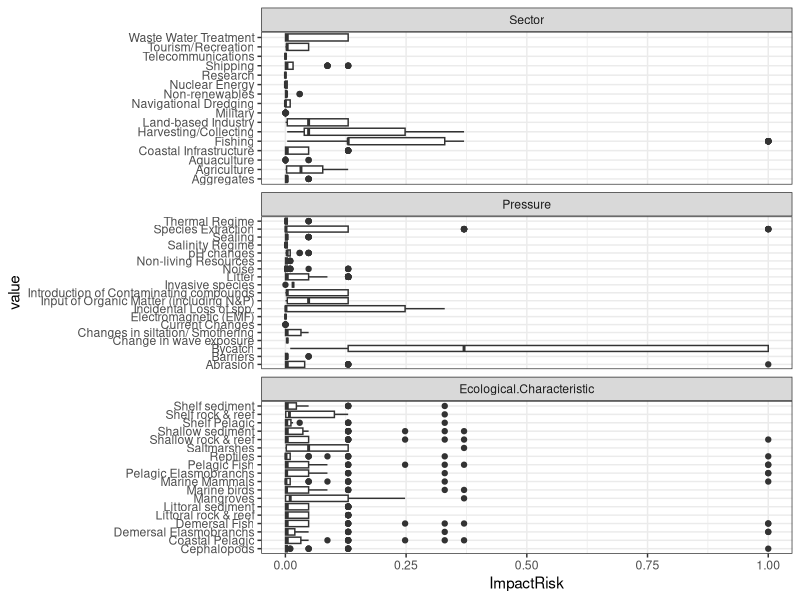

This chart was generated by the following R code: (Note: this script raises an error after producing the figure.)
# Library

rm(list=ls()) #removing previous objects
library(dplyr)
library(reshape2)
library(ggplot2)
library(gridExtra)
library(stringr)



# Make a connection data frame
raw = read.csv("Data/Pressure_Assessment_SBS_V2.csv")

data = raw[!raw$Overlap == "NO", ]

#Remove empty spaces at ecochar string
data$Ecological.Characteristic<-str_trim(data$Ecological.Characteristic, side = c("both"))
unique(data$Ecological.Characteristic)
# Only need the sectors, pressures, eco char and their scores
# data = data[ , c(1:8)]
# add columns with the values asscociated with the clasifactions
# score each rating according to Knight et al 2015
data$Overlap.Score = ifelse(data$Overlap == "W", 1,
                            ifelse(data$Overlap == "L", 0.37, 
                                   ifelse(data$Overlap == "S", 0.03, NA)))

data$Frequency.Score = ifelse(data$Frequency == "P", 1,
                              ifelse(data$Frequency == "C", 0.67, 
                                     ifelse(data$Frequency == "O", 0.33,
                                            ifelse(data$Frequency == "R", 0.08, NA ))))

data$DoI.Score = ifelse(data$DoI == "A" , 1,
                        ifelse(data$DoI == "C", 0.13,
                               ifelse(data$DoI == "L", 0.01, NA)))

# data$Resilience.Score = ifelse(data$Resilience == "L", 0.55,
#                                ifelse(data$Resilience == "M", 0.06, 
#                                       ifelse(data$Resilience == "H", 0.01, NA)))
# 
# data$Persistence.Score = ifelse(data$Persistence == "C", 1,
#                                 ifelse(data$Persistence == "H", 0.55,
#                                        ifelse(data$Persistence == "M", 0.06, 
#                                               ifelse(data$Persistence == "L", 0.01, NA))))



### Calculate Impact Risk, Recovery Lag and Total Risk
data$ImpactRisk = data$Overlap.Score*data$Frequency.Score*data$DoI.Score
data<-data%>%select(Sector, Pressure, Ecological.Characteristic, Overlap, Frequency, DoI, ImpactRisk)

data<-data[complete.cases(data),]

#Set factor levels
data$Overlap<-factor(data$Overlap,levels = c('S','L','W'))
data$Frequency<-factor(data$Frequency,levels = c('R','O','C','P'))
data$DoI<-factor(data$DoI,levels = c('L','C','A'))

data$Sector[data$Sector == "Non-renewable (oil & gas)"] <- "Non-renewable"

#Boxplots ImpactRisk-----------
data.m<-melt(data%>%select(Sector, Pressure, Ecological.Characteristic,ImpactRisk),id=c('ImpactRisk'))

ggplot(data.m,aes(x=value,y=ImpactRisk))+geom_boxplot()+
  facet_wrap(~variable,scales='free_y',nrow=3)+
  coord_flip()+
  theme_bw()

ggsave('figures/risk_boxplots.jpg', width=20,height =30,units = 'cm',dpi=300)

#Grid

ggplot(data,aes(x=Ecological.Characteristic,y=Pressure,fill=Overlap))+geom_tile()+
  facet_wrap(~Sector)+
  theme_bw()+
  scale_fill_brewer(palette = 'Spectral',direction=-1)+
  theme(axis.text.x = element_text(angle = 90, vjust = 0.5, hjust=1),
        legend.position = 'top')
ggsave('figures/overlap_eco_press.jpg', width=25,height = 27,units = 'cm',dpi=300)

ggplot(data,aes(x=Ecological.Characteristic,y=Sector,fill=DoI))+geom_tile()+
  facet_wrap(~Pressure)+
  theme_bw()+
  scale_fill_brewer(palette = 'Spectral',direction=-1)+
  theme(axis.text.x = element_text(angle = 90, vjust = 0.5, hjust=1),
        legend.position = 'top')
ggsave('figures/doi_eco_press.jpg', width=25,height = 27,units = 'cm',dpi=300)
ggsave('figures/doi_eco_sec.jpg', width=25,height = 27,units = 'cm',dpi=300)

ggplot(data,aes(x=Ecological.Characteristic,y=Pressure,fill=Frequency))+geom_tile()+
  facet_wrap(~Sector)+
  theme_bw()+
  scale_fill_brewer(palette = 'Spectral',direction=-1)+
  theme(axis.text.x = element_text(angle = 90, vjust = 0.5, hjust=1),
        legend.position = 'top')
ggsave('figures/frequency_eco_press.jpg', width=25,height = 27,units = 'cm',dpi=300)


ggplot(data,aes(x=Ecological.Characteristic,y=Pressure,fill=ImpactRisk))+geom_tile()+
  facet_wrap(~Sector)+
  theme_bw()+
  scale_fill_distiller(palette = 'Spectral',direction=-1)+
  theme(axis.text.x = element_text(angle = 90, vjust = 0.5, hjust=1),
        legend.position = 'top')
ggsave('figures/ImpactRisk_eco_press.jpg', width=25,height = 27,units = 'cm',dpi=300)


#Grid - Separated Plots--------------
s<-'Test'
data<-data%>%mutate(Sector=str_replace(Sector,'/',' '))
for(s in unique(data$Sector)){
  ggplot(data%>%filter(Sector==sprintf(s,'%s')),aes(x=Ecological.Characteristic,y=Pressure,fill=Overlap))+geom_tile()+
    facet_wrap(~Sector)+
    theme_bw()+
    scale_fill_brewer(palette = 'Spectral',direction=-1)+
    theme(axis.text.x = element_text(angle = 90, vjust = 0.5, hjust=1),
          legend.position = 'top')
  ggsave(paste0('figures/overlap_eco_press_',sprintf(s,'%s'),'.jpg'), width=15,height = 15,units = 'cm',dpi=300)
  
}
data<-data%>%mutate(Pressure=str_replace(Pressure,'/',' '))
for(s in unique(data$Pressure)){
ggplot(data%>%filter(Pressure==sprintf(s,'%s')),aes(x=Ecological.Characteristic,y=Sector,fill=DoI))+geom_tile()+
  facet_wrap(~Pressure)+
  theme_bw()+
  scale_fill_brewer(palette = 'Spectral',direction=-1)+
  theme(axis.text.x = element_text(angle = 90, vjust = 0.5, hjust=1),
        legend.position = 'top')
# ggsave('figures/doi_eco_press.jpg', width=25,height = 27,units = 'cm',dpi=300)
ggsave(paste0('figures/doi_eco_press_',sprintf(s,'%s'),'.jpg'), width=15,height = 15,units = 'cm',dpi=300)
}

for(s in unique(data$Sector)){
ggplot(data%>%filter(Sector==sprintf(s,'%s')),aes(x=Ecological.Characteristic,y=Pressure,fill=Frequency))+geom_tile()+
  facet_wrap(~Sector)+
  theme_bw()+
  scale_fill_brewer(palette = 'Spectral',direction=-1)+
  theme(axis.text.x = element_text(angle = 90, vjust = 0.5, hjust=1),
        legend.position = 'top')
ggsave(paste0('figures/freq_eco_press_',sprintf(s,'%s'),'.jpg'), width=15,height = 15,units = 'cm',dpi=300)
}
